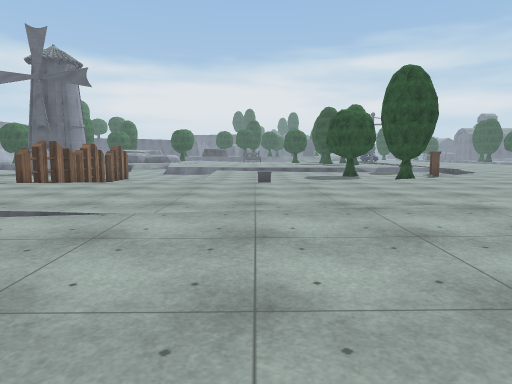
view 1 (above)

24 first-person views from a walk through a scene from a Unity 3-D project. The camera is 1.4 m above the floor, tilts 6° down and sees 70° across. The floor is counted in squares, 2 m on a side. Each view is taken from the middle of a square. On the plan, view 1 faces up. The plan holds only what a view shows up to about 11 squares ahead; the rest is blank. The place goes on beyond the plan. Surface patterns are stand-ins for the level's own textures.

view 2
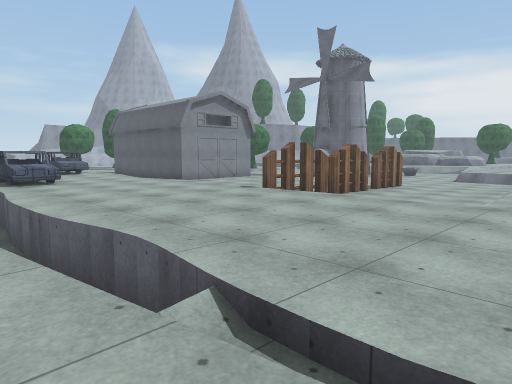

view 3
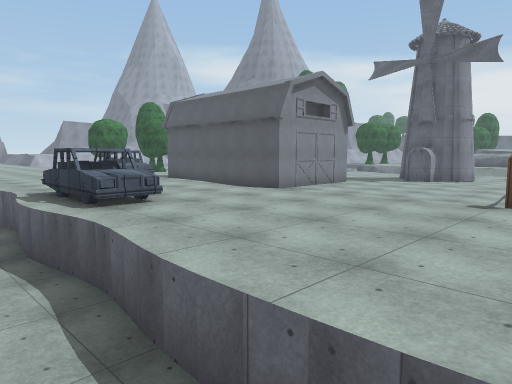

view 4
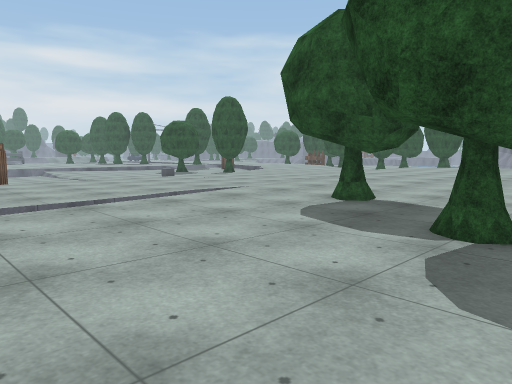

view 5
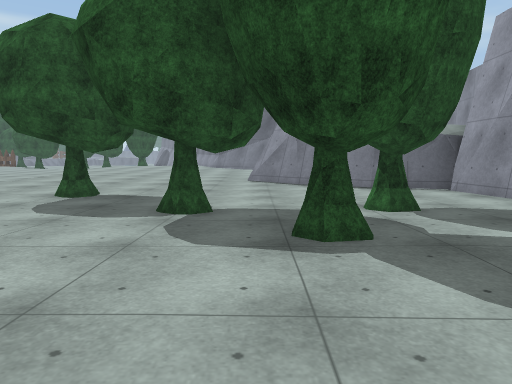

view 6
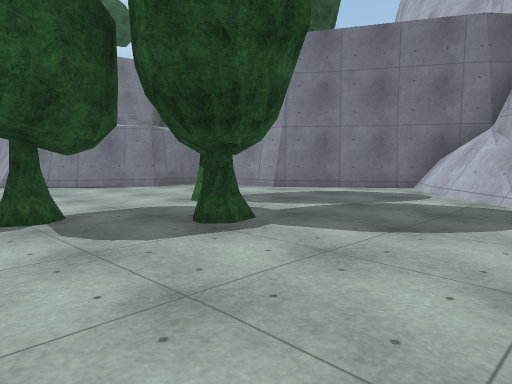

view 7
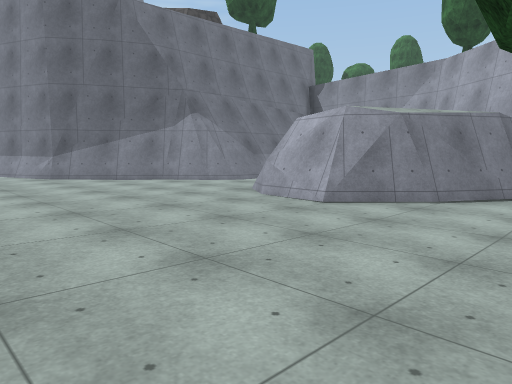

view 8
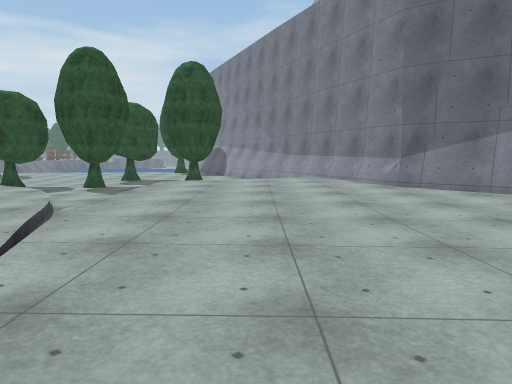

view 9
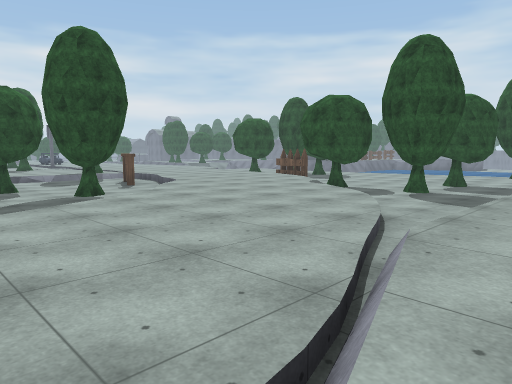

view 10
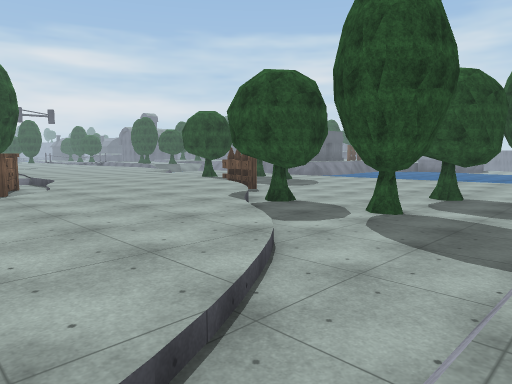

view 11
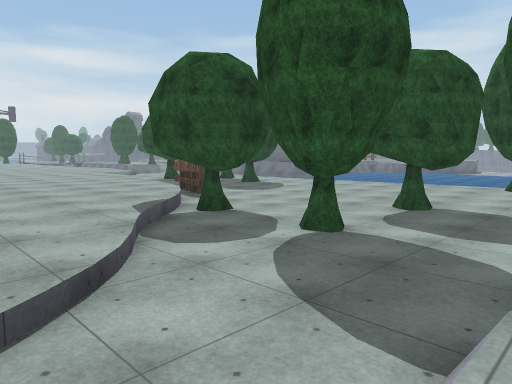

view 12
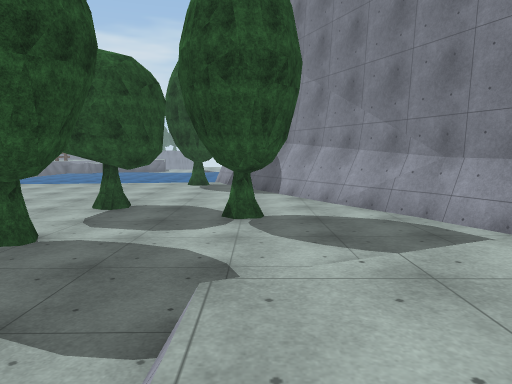

view 13
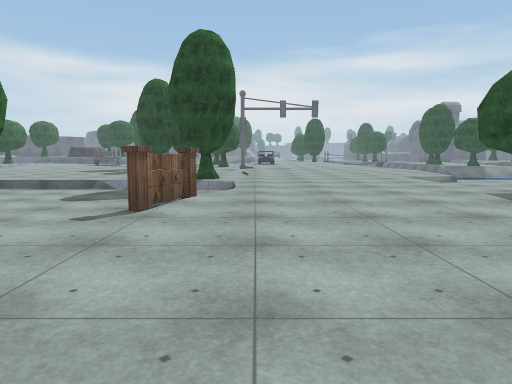

view 14
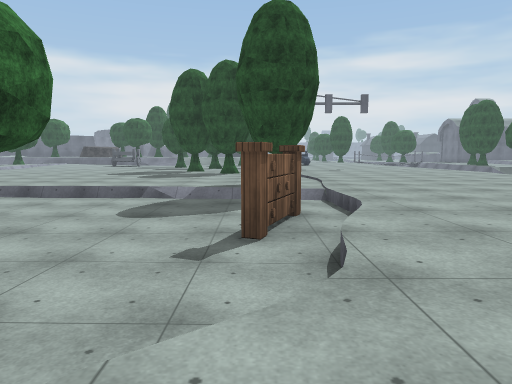

view 15
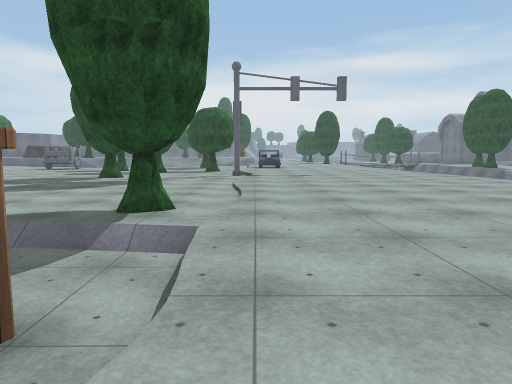

view 16
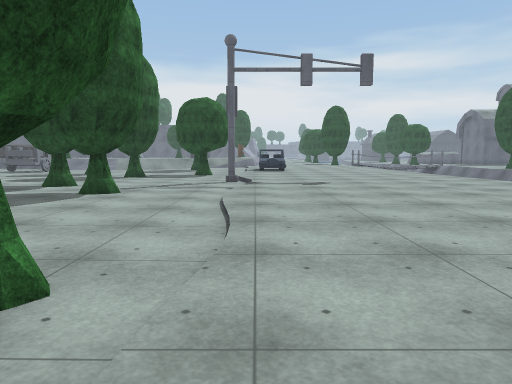

view 17
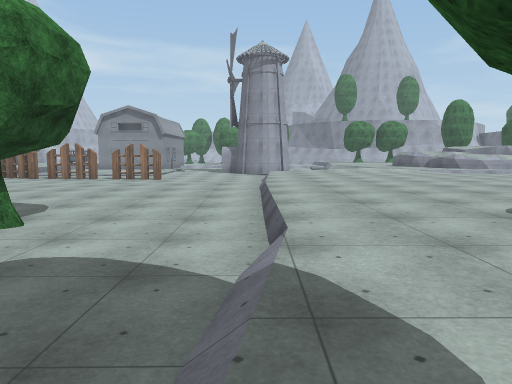

view 18
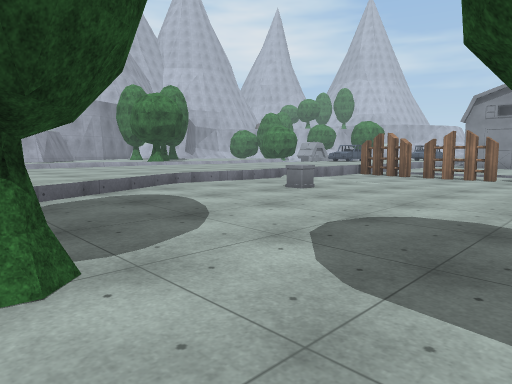

view 19
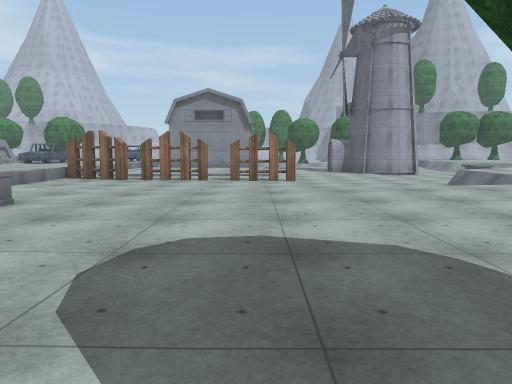

view 20
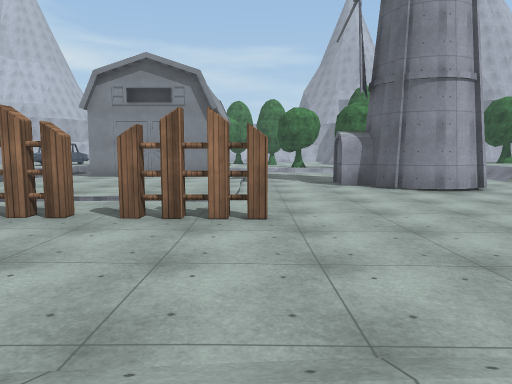

view 21
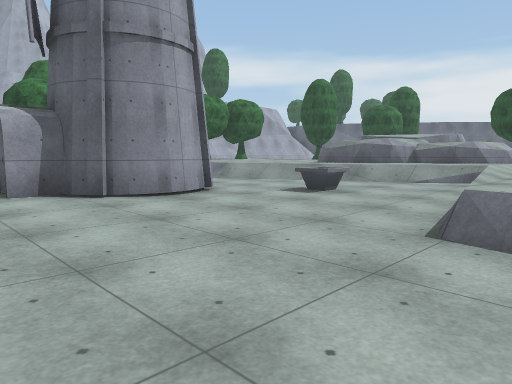

view 22
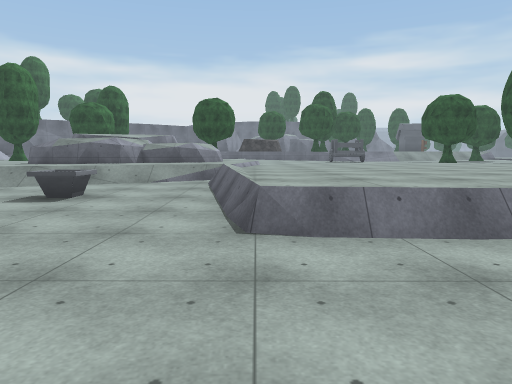

view 23
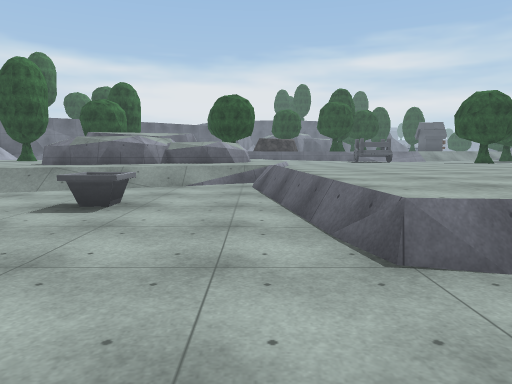

view 24
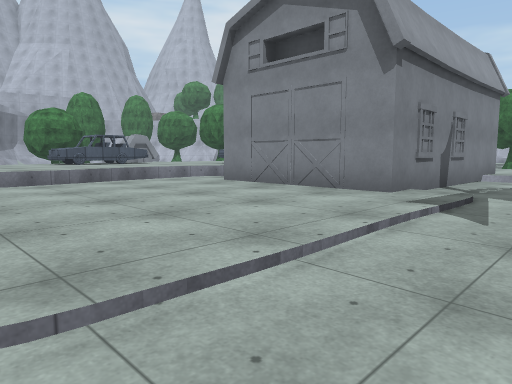

### Floor plan
Key: @ floor where view 1 was taken; # wall or solid block; . main floor; : floor 0.25 m higher than the main floor; - floor 0.25 m lower than the main floor; _ floor 0.5 m lower than the main floor; < floor 0.75 m lower than the main floor; ( floor 1 m lower than the main floor; / step, stairs or slope; = window, fence, low wall or low ledge; ^ raised ledge; v drop or lower ground; O other object.
Columns run from 13 left of view 1 to 18 right of it. Each row starts with its distance up from view 1.
 30       ^/          -----.....-.
 29     ^^^.         ------/....-.
 28  ^^^^^..-------  -O----/....--
 27  ..==...------.---O----..../--v
 26   ...///-----..-----O--.....--v
 25  .///<<=----...--------.....-.
 24  /(<<<<=---...---------.......
 23  ((((O<<--....---------......
 22   ((((<(/.....---------......
 21    #((((=.....-------OO..... __
 20    #<(((/==/____<<<///-..... __
 19   ##<<(((((/____<<<<___..... /O
 18  <<<<<<(((</____<<<<__O....._O
 17  <<<<<<<<<</____<O<<<O#..../
 16 <<<<<<<O<<</____<O<<<O=..../
 15 /_____/O<<</_____<<_<<.....O
 14  O____/<<<</_______O_/.....O
 13  O____/O<<</<_______/...../O<
 12  #____/O<<</_O______....../<<_
 11 OO____/O<<<<______/......OO_____
 10 /__/// O<<</____/.......//______
  9 .==/......./.........../________
  8 ....................../__O/_O___
  7 ...................../__________
  6  OO................/____________
  5 OOO............//=/::::/___O___#
  4  #  #    ##v_==/::::::::/_____##
  3         .....:::::::::::/___###
  2       :.........:...:::::/###
  1      :....OO.........:::###
  0     ::.......@........###
 -1     ::...O...........##
 -2     ..........###....#
 -3     ...O.....##   .###
 -4      ....O...#    .#
 -5      .......##     #
 -6      #.....##
 -7      ##..###

Positions as (right, up) in squares from view 1, and headings:
1: (0, 0), facing up
2: (0, 3), facing up-left
3: (-5, 3), facing up-left
4: (-8, -2), facing up-right
5: (-9, -2), facing right
6: (-9, 0), facing down-right
7: (-2, 3), facing down-right
8: (1, 3), facing right
9: (2, 4), facing up-right
10: (6, 5), facing up-right
11: (8, 5), facing up-right
12: (8, 5), facing right
13: (10, 10), facing up
14: (8, 12), facing up
15: (10, 16), facing up
16: (10, 19), facing up
17: (9, 20), facing left
18: (6, 16), facing down-left
19: (5, 15), facing left
20: (-1, 16), facing left
21: (-4, 17), facing up-left
22: (-5, 17), facing up
23: (-6, 18), facing up
24: (-7, 17), facing down-left
